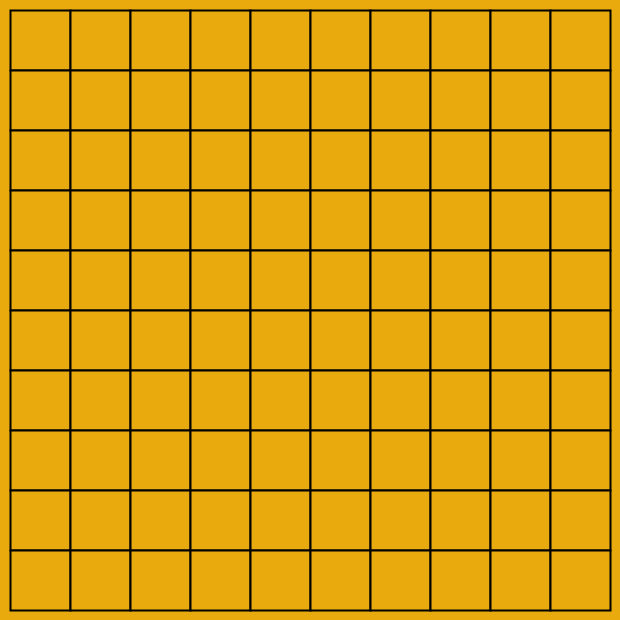
Frame 1 (no input)
Frame 60 (the mouse pressed at the canvas centre just before this capture): identical to frame 1, image omitted
Frame 120 (the mouse held since frame 60 and released just before this capture): identical to frame 1, image omitted

The Processing sketch that drew this single still picture (run headless with seeded random() and noise(); from frame 60 on, the mouse is pressed at the canvas centre):

// Processing sketch: week07_2
// ── week07_2.pde
//week07-2 好玩的程式設計 黑白棋(互動)
//File-Preference 設大字型
void setup(){
  size(620,620); //視窗大小 600+20 x 600+20
}
int [][]board = new int [10][10]; // Java 的陣列
void mousePressed(){
  int i = (mouseY-10) / 60, j = (mouseX-10) / 60;
  if (mouseButton==LEFT){
    board[i][j] = 1; //放黑子
  } else if (mouseButton==RIGHT) board[i][j] = 2; //放白子
  else if(mouseButton==CENTER) board[i][j] = 0; //清空
 }
void draw(){
  background(#E8AA0C); //木板色
  for (int i=0; i<10; i++){ //左手i (跟y有關)
    for (int j=0; j<10; j++){ //右手j (跟x有關)
      int x = 10 + j * 60, y = 10 + i * 60;
      fill(#E8AA0C); //木板色
      strokeWeight(2); //畫線的粗細2
      rect(x, y, 60, 60); //每個格子 60x60
      if (board[i][j]==1){
        fill(0); //黑色
        ellipse(40 + j * 60, 40 + i * 60, 50, 50);
      } else if(board[i][j] == 2){
        fill(255); //白色
        ellipse(40 + j * 60, 40 + i * 60, 50, 50);
      }
    }
  }
}
